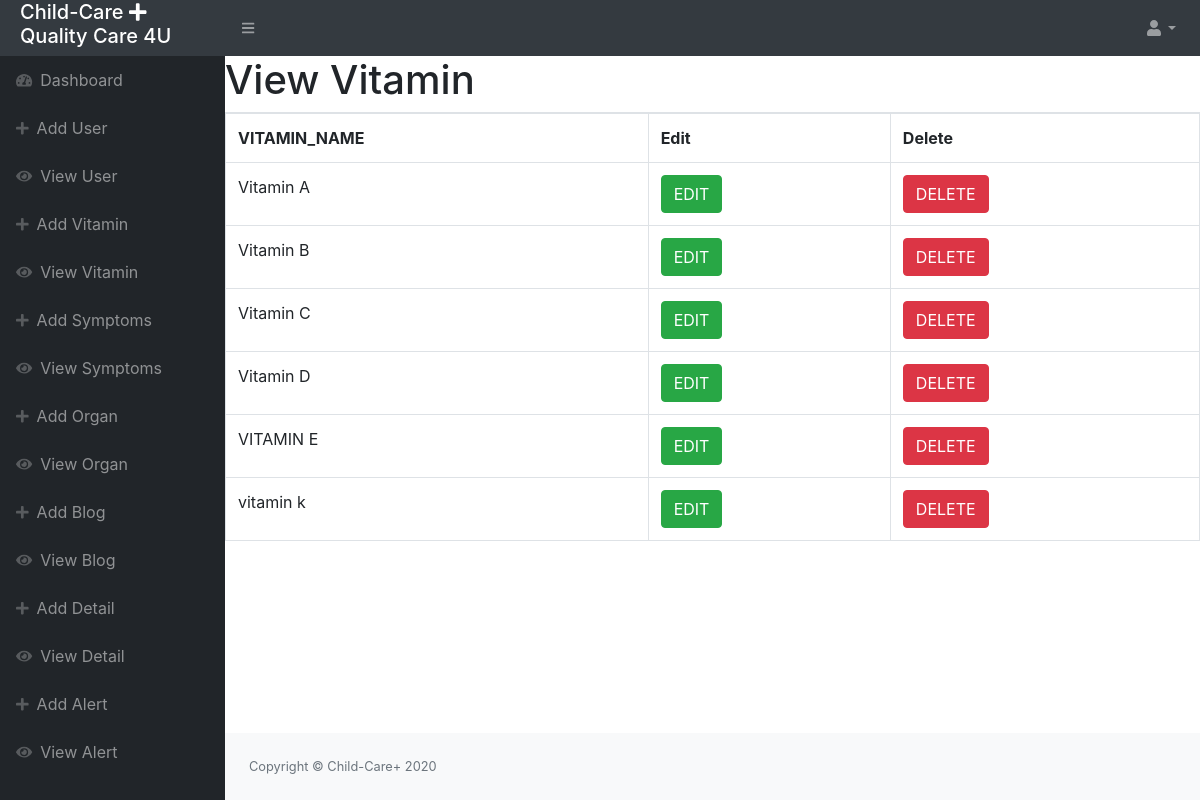
Screenshot of /child-care/index.php/admin/view_vitamin with the database file from the repository.
### tables this page shows
CREATE TABLE `tbl_vitamin` (
  `V_ID` int(255) NOT NULL,
  `VITAMIN_NAME` varchar(255) NOT NULL
);

### child-care/application/controllers/Admin.php (called while the page is built, shortened)
<?php
class Admin extends CI_Controller {
		public function view_vitamin()
	{
		$data['title']='View vitamin';
		$data['vitamin']=$this->db->get("tbl_vitamin")->result_array();
			$this->load->view('admin/inc/header');
			$this->load->view('admin/view-vitamin',$data);
			$this->load->view('admin/inc/footer');
	}
}

### child-care/index.php (called while the page is built, shortened)
<?php
require_once BASEPATH.'core/CodeIgniter.php';

### child-care/application/views/admin/view-vitamin.php (the view)
<div id="layoutSidenav_content">
                <main>
<div id="container">
<h1>View Vitamin</h1>
 <table class="table table-bordered" id="dataTable" width="100%" cellspacing="0">
<tr>
	<th>VITAMIN_NAME</th>
      <th>Edit</th>
      <th>Delete</th>
</tr>
<?php
foreach ($vitamin as $row) {
echo '<tr>';
echo '<td>'.$row['VITAMIN_NAME'].'</td>';
echo '<td><a href="'.base_url().'admin/edit_vitamin/'.$row['V_ID'].'"><button class="btn btn-success">EDIT</button><a></td>';
echo '<td><a href="'.base_url().'admin/delete_vitamin/'.$row['V_ID'].'"><button class="btn btn-danger">DELETE</button><a></td>';
echo '</tr>';
}
?>
</table>
</div>
      </main>

### rows the page displays
tbl_vitamin: VITAMIN_NAME "Vitamin A"
tbl_vitamin: VITAMIN_NAME "Vitamin B"
tbl_vitamin: VITAMIN_NAME "Vitamin C"
tbl_vitamin: VITAMIN_NAME "Vitamin D"
tbl_vitamin: VITAMIN_NAME "VITAMIN E"
tbl_vitamin: VITAMIN_NAME "vitamin k"
